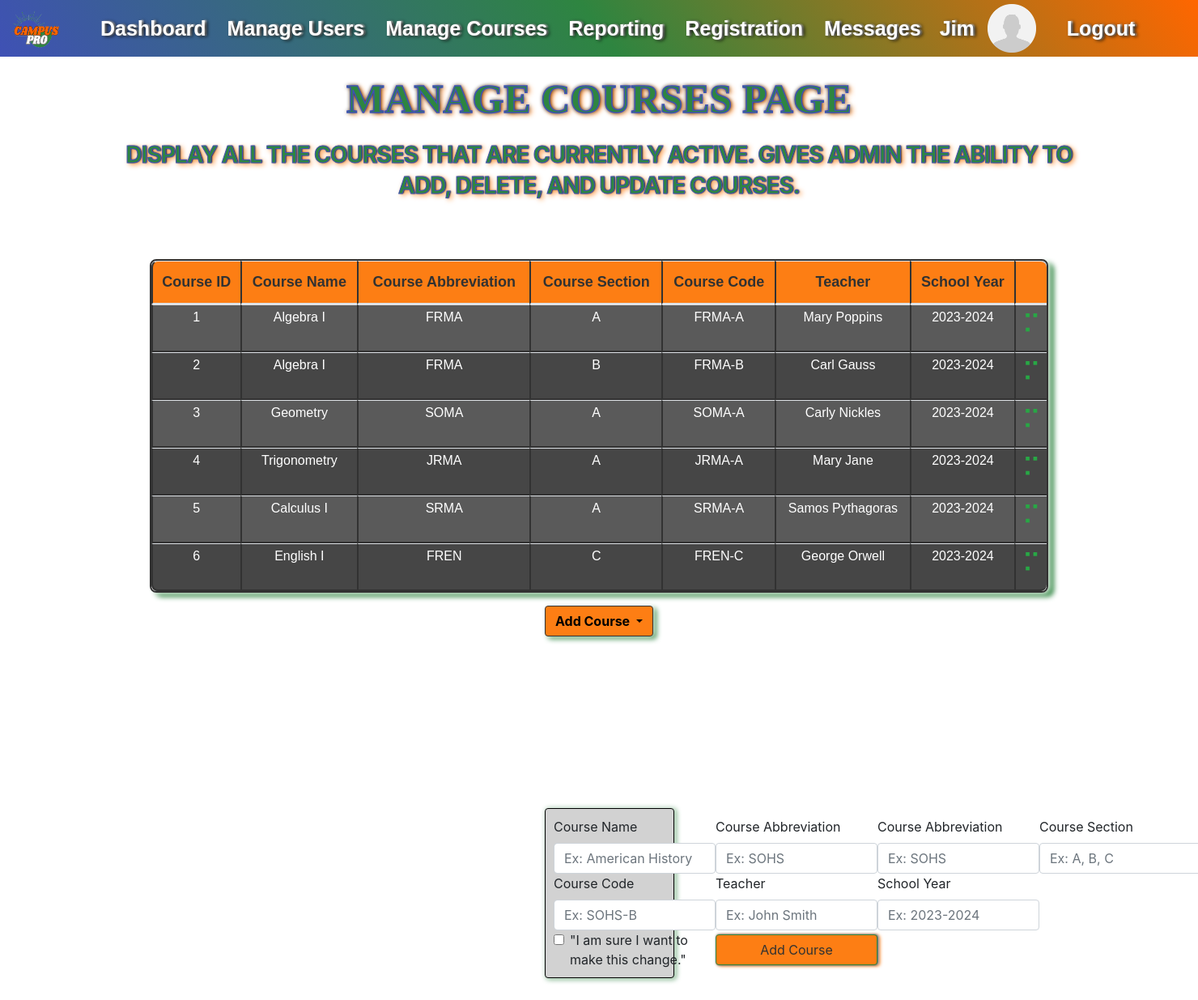
Page /admin/manage_courses (signed in) on the committed database.
### website/models.py (models this page shows)
class User(db.Model, UserMixin):
    id = db.Column(db.Integer, primary_key=True)
    first_name = db.Column(db.String(50), nullable=False)
    last_name = db.Column(db.String(50), nullable=False)
    address = db.Column(db.String(100), nullable=False)
    city = db.Column(db.String(50), nullable=False)
    zip_code = db.Column(db.Integer, nullable=False)
    state = db.Column(db.String(50))
    email = db.Column(db.String(100), nullable=False, unique=True)
    phone_number = db.Column(db.String(15), nullable=False, unique=True)
    password = db.Column(db.String(20), nullable=False)
    permissions = db.Column(db.Integer, None)
    current_courses = db.relationship('Course', secondary=user_course, backref='enrolled_students')  # When a class is added, this field will store the Courses.id

class Course(db.Model):
   id = db.Column(db.Integer, primary_key=True)
   course_name = db.Column(db.String(50))
   course_abbr = db.Column(db.String(10))
   section = db.Column(db.String)                          # SUFFIX TO BE JOINED WITH COURSE_ABBR (A, B, C)
   course_code = db.Column(db.String(20), unique=True)     # Unique value in an f-string -- "course_abbr-section"
   teacher = db.Column(db.String(50))
   year = db.Column(db.String(20)) # EX. 2023-2024 SINCE SCHOOL YEAR GOES FROM AUGUST-MAY
   total_grade = db.Column(db.String(5), nullable=True)    # Will need some logic to calculate(get values for each User.Assignments.grade / number of assignmnets)
   assignments = db.relationship('Assignment', backref='course') #Creates the invisible "course" column in the Assignment table

### website/views.py (the view)
@views.route('/admin/manage_courses')
@login_required
def admin_manage_courses():
    courses = Course.query.all()
    return render_template("admin_manage_courses.html", courses=courses)

### website/templates/admin_manage_courses.html (shortened to what this page needs)
{% extends "_template_admin.html" %}{% block title %}Manage Users{% endblock %}
{% block content %}
<h2 class="page-title">Manage Courses Page</h2>
<p class="h4 page-subtitle">
  Display all the courses that are currently active. Gives admin the ability to add, delete, and update courses.
</p>
<div class="container mx-auto">
  <div class="d-flex justify-content-center">
    <table id="data-table" class="table table-sm">
      <thead>
        <tr>
          <th scope="col">Course ID</th>
          <th scope="col">Course Name</th>
          <th scope="col">Course Abbreviation</th>
          <th scope="col">Course Section</th>
          <th scope="col">Course Code</th>
          <th scope="col">Teacher</th>
          <th scope="col">School Year</th>
          <th scope="col"></th>
        </tr>
      </thead>
      <tbody>
          {% for course in courses %}
          <tr>
            <td><h6>{{course.id}}</h6></td>
            <td><h6>{{course.course_name}}</h6></td>
            <td><h6>{{course.course_abbr}}</h6></td>
            <td><h6>{{course.section}}</h6></td>
            <td><h6>{{course.course_code}}</h6></td>
            <td><h6>{{course.teacher}}</h6></td>
            <td><h6>{{course.year}}</h6></td>
            <td class="text-success">
              <a href="/admin/dash" class="text-success"><span aria-hidden="true"><h2>&#10253;</h2></span></a>
            </td>
          </tr>
          {% endfor %}
      </tbody>
    </table>
  </div>
</div>
<div class="btn-group dropdown px=4 bottom-space d-flex justify-content-center">
  <button
    class="btn dropdown-toggle dropdown-button"
    style="background-color: #fd7e14;"
    type="button"
    id="dropdownMenuButton"
    data-toggle="dropdown"
    aria-haspopup="true"
    aria-expanded="false">
    Add Course
  </button>
  <br>
  <div class="conainer3 dropdown-menu add-course-form" aria-labelledby="dropdownMenuButton">
    <div>
      <label for="course_name" class="form-label">Course Name</label>
      <input type="text" class="form-control" id="course_name" name="course_name" placeholder="Ex: American History">
    </div>
    <div>
      <label for="course_abbr" class="form-label">Course Abbreviation</label>
      <input type="text" class="form-control" id="course_abbr" name="course_abbr" placeholder="Ex: SOHS">
    </div>
    <div>
      <label for="course_abbr" class="form-label">Course Abbreviation</label>
      <input type="text" class="form-control" id="course_abbr" name="course_abbr" placeholder="Ex: SOHS">
    </div>
    <div>
      <label for="section" class="form-label">Course Section</label>
      <input type="text" class="form-control" id="section" name="section" placeholder="Ex: A, B, C">
    </div>
    <div>
      <label for="course_code" class="form-label">Course Code</label>
      <input type="text" class="form-control" id="course_code" name="course_code" placeholder="Ex: SOHS-B">
    </div>
    <div>
      <label for="teacher" class="form-label">Teacher</label>
      <input type="text" class="form-control" id="teacher" name="teacher" placeholder="Ex: John Smith">
    </div>
    <div>
      <label for="year" class="form-label">School Year</label>
      <input type="text" class="form-control" id="year" name="year" placeholder="Ex: 2023-2024">
    </div>
    <div>
    </div>
    <div>
      <div class="form-check">
        <input type="checkbox" class="form-check-input" id="dropdownCheck">
        <label class="form-check-label" for="dropdownCheck">
          "I am sure I want to make this change."
        </label>
      </div>
    </div>
    <button type="submit" class="btn add-button">Add Course</button>
    <br>
  </div>
</div>
<br>
<div class="container bottom-space"></div>
{% endblock %}

### website/templates/_template_admin.html (shortened to what this page needs)
<!DOCTYPE html>
<html>
  <head>
    <link rel="stylesheet"
      href="https://cdn.jsdelivr.net/npm/bootstrap@4.3.1/dist/css/bootstrap.min.css"
>
    <link
      rel="stylesheet"
      href="https://stackpath.bootstrapcdn.com/font-awesome/4.7.0/css/font-awesome.min.css"
    />
    <link rel="stylesheet" type="text/css" href="{{ url_for('static', filename='css/styles.css') }}">
  </head>
  <body>
    <div id="grad">
      <nav class="navbar navbar-expand-lg navbar-dark">
        <a class="navbar-brand" href="/">
          <img class="navbar-logo" src="{{ url_for('static', filename='assets/CampusProLogo.png') }}" alt="Navbar Logo">
        </a>
        <div class="container1">
          <div class="collapse navbar-collapse" id="navbar">
            <ul class="navbar-nav ml-auto" style="list-style-type: none;">
              <li class="nav-item active">
                <a class="nav-link" href="/admin/dash" style="color: #ffffff;">Dashboard <span class="sr-only">(current)</span></a>
              </li>
              <li class="nav-item">
                <a class="nav-link" href="/admin/manage_users" style="color: #ffffff;">Manage Users</a>
              </li>
              <li class="nav-item">
                <a class="nav-link" href="/admin/manage_courses" style="color: #ffffff;">Manage Courses</a>
              </li>
              <li class="nav-item">
                <a class="nav-link" href="#" style="color: #ffffff;">Reporting</a>
              </li>
              <li class="nav-item">
                <a class="nav-link" href="#" style="color: #ffffff;">Registration</a>
              </li>
              <li class="nav-item">
                <a class="nav-link" href="#" style="color: #ffffff;">Messages</a>
              </li>
            </ul>
            <div class="container2" style="display: flex; justify-content: flex-end;">
              <ul class="navbar-nav ml-auto" style="list-style-type: none;">
                <li style="margin-left: 15px; margin-right: 0%;">
                  <a class="navbar navbar-brand" href="/user-profile/" style="color: #ffffff;">{{current_user.first_name}}</a>
                </li>
                <li style="margin-left: 0%;">
                  <img class="profile-pic" href="/user-profile/"
                    src="{{ url_for('static', filename='assets/gen_profile_pic.png') }}"
                    alt="Profile Picture">
                </li>
                <li class="nav-item">
                  <a class="nav-link" href="/logout" style="color: #ffffff; margin-left: 20px;">Logout</a>
                </li>
              </ul>
            </div>
          </div>
        </div>
      </nav>
    </div>
    <div class="container-template">
      {% block content %}
      {% endblock %}
    </div>
  </body>
</html>

### website/static/css/styles.css (style rules this page uses)
#grad { background-image: linear-gradient(55deg, #3F51B5, #2E8540, #FF6600); }
.navbar { width: 100%; font-family: "Montserrat", "Arial", sans-serif; font-size: 25px; line-height: 35px; font-weight: bold; text-shadow: 3px 1px 4px #000, 2px 0 2px #fff; white-space: nowrap; padding: 0; }
.container1 { width: 100%; margin: 0%; padding: 0%; justify-items: left; }
.container2 { width: 100%; margin-right: 40px; padding-right: 20px; justify-items: right; }
.container-template { width: 80%; margin: auto; justify-items: center; }
.navbar-brand { display: flex; align-items: center; }
.profile-pic { width: 60px; height: 60px; padding: 0; margin-left: 0px; }
.navbar-logo { width: 70px; height: 60px; padding: 0; margin-right: 10px; margin-left: 10px; }
a.nav-link { padding: 0px; }
.navbar-nav { align-items: center; }
.nav-item { margin-left: 10px; }
body { padding-bottom: 50px; }
.form-control { width: 200px; }
.btn { align-items: center; margin-bottom: 5px; border: 1px solid #323232; box-shadow:1px 0 3px #323232, 2px 0 2px #fff, 3px 1px 4px #fd7e14; color: #323232; }
.add-course-form { width: 100%; display: grid; grid-template-columns: auto auto auto auto; background-color: #d2d2d2; border:1px solid #000; box-shadow: 1px 0px 6px #fff,2px 1px 6px #2E8540; padding: 10px 10px 10px 10px; margin-bottom: -100px; }
.add-course-form > div { text-align: left; }
.dropdown-button { margin-bottom: 10px; color: #000; font-weight: bold; box-shadow: 1px 0px 6px #fff, 4px 3px 6px #2E8540; }
.add-button { background-color: #fd7e14; border:1px solid #2E8540; margin-top: 5px; margin-bottom: 5px; }
.bottom-space { padding-bottom: 200px; }
#data-table { font-family: Arial, Helvetica, sans-serif; font-size: 18px; text-align: center; border-collapse: separate; border: 2px solid #323232; border-radius: 8px; border-spacing: 0px; width: 100%; box-shadow: 2px 1px 6px #fff, 7px 5px 6px #2E8540; }
#data-table tr:nth-child(even) { background-color: #464646; color: #fff; }
#data-table tr:nth-child(odd) { background-color: #5a5a5a; color: #fff; }
#data-table th { padding-top: 12px; padding-bottom: 12px; background-color: #fd7e14; color: #323232; }
thead { vertical-align: middle; border-collapse: collapse; border-color: #323232; }
tr { vertical-align: inherit; border-color: #323232; }
th, td { padding: 5px 4px 6px 4px; text-align: center; vertical-align: middle; border-left: 2px solid #323232; }
td { border-bottom: 2px solid #323232; border-top: 2px solid #323232; }
thead:first-child tr:first-child th:first-child { border-radius: 8px 0 0 0; }
thead:first-child tr:first-child th:last-child { border-radius: 0 8px 0 0 ; }
tbody:last-child tr:last-child td:first-child { border-radius: 0 0 0 8px; }
tbody:last-child tr:last-child td:last-child { border-radius: 0 0 8px 0; }
.page-title { font-size: 50px; color: #2E8540; font-family: cursive; font-weight: bold; margin: 10px 0px 20px; text-transform: uppercase; text-shadow: 0 0 5px #000, 3px 2px 6px #fd7e14; margin: 22px 0px 20px; text-align: center; line-height: 60px; -webkit-text-stroke: 1.5px #3F51B5; }
.page-subtitle { font-size: 28px; letter-spacing: -1px; color: #2E8540; font-weight: bold; text-transform: uppercase; text-shadow: 1px 0 2px #000, 3px 2px 6px #fd7e14; margin: 15px 0px 15px; text-align: center; line-height: 38px; -webkit-text-stroke: 1px #3F51B5; }

### rows in the picture
User: first_name "Jim"
Course: id "1", course_name "Algebra I", course_abbr "FRMA", section "A", course_code "FRMA-A", teacher "Mary Poppins", year "2023-2024"
Course: id "2", course_name "Algebra I", course_abbr "FRMA", section "B", course_code "FRMA-B", teacher "Carl Gauss", year "2023-2024"
Course: id "3", course_name "Geometry", course_abbr "SOMA", section "A", course_code "SOMA-A", teacher "Carly Nickles", year "2023-2024"
Course: id "4", course_name "Trigonometry", course_abbr "JRMA", section "A", course_code "JRMA-A", teacher "Mary Jane", year "2023-2024"
Course: id "5", course_name "Calculus I", course_abbr "SRMA", section "A", course_code "SRMA-A", teacher "Samos Pythagoras", year "2023-2024"
Course: id "6", course_name "English I", course_abbr "FREN", section "C", course_code "FREN-C", teacher "George Orwell", year "2023-2024"
